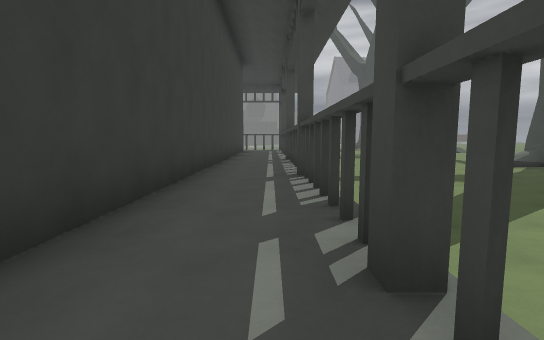
[1] (above)

20 first-person views from a walk through a Godot game level. The camera is 1.2 m above the floor, tilts 6° down and sees 85° across. The floor is counted in squares, 1.8 m on a side. Each view is taken from the middle of a square. On the plan, view 1 faces up. The plan holds only what a view shows up to about 10 squares ahead; the rest is blank. The place goes on beyond the plan. Surface patterns are stand-ins for the level's own textures.

[2]
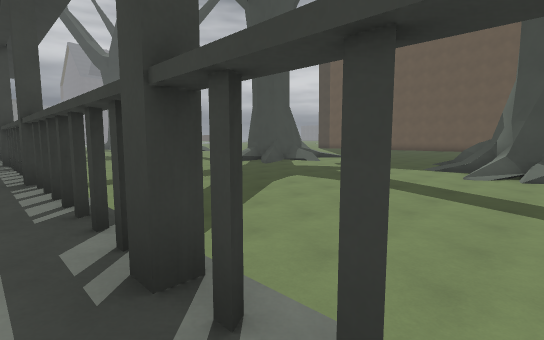

[3]
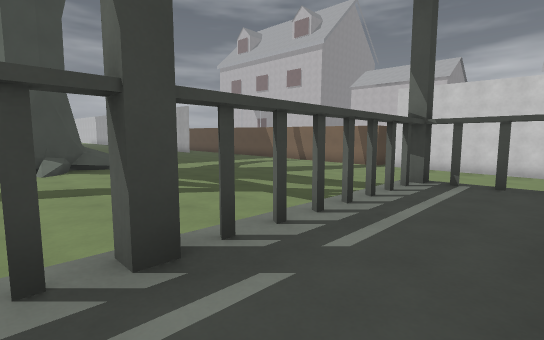

[4]
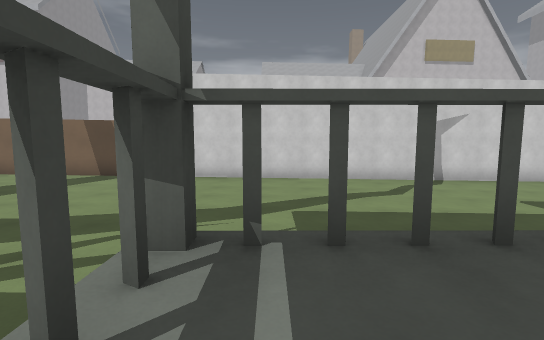

[5]
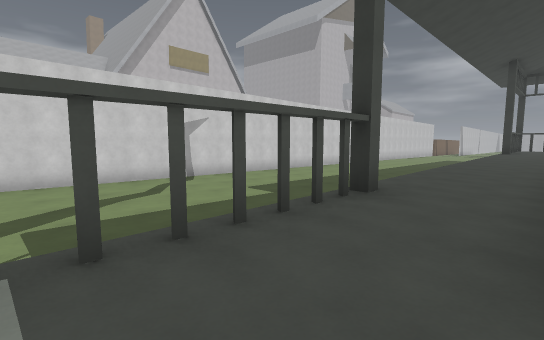

[6]
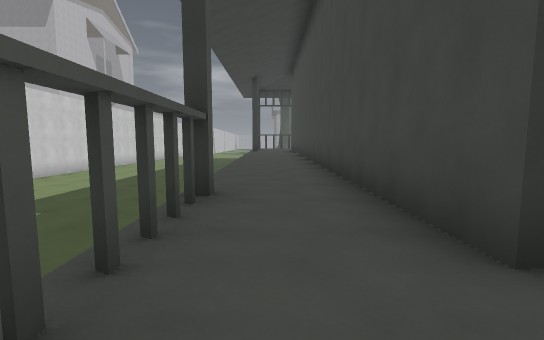

[7]
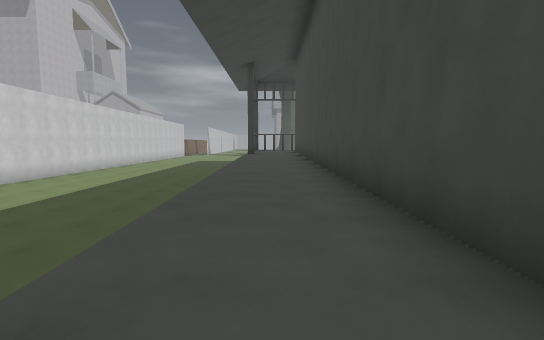

[8]
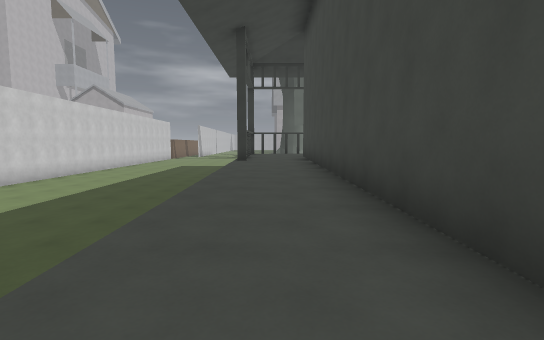

[9]
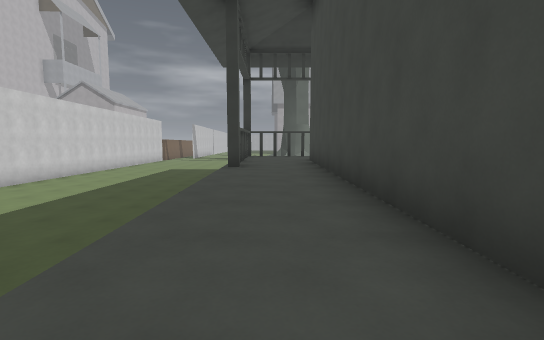

[10]
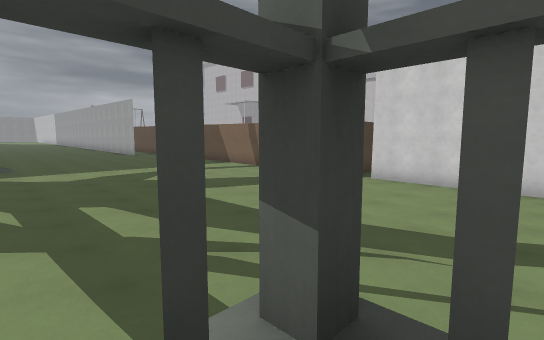

[11]
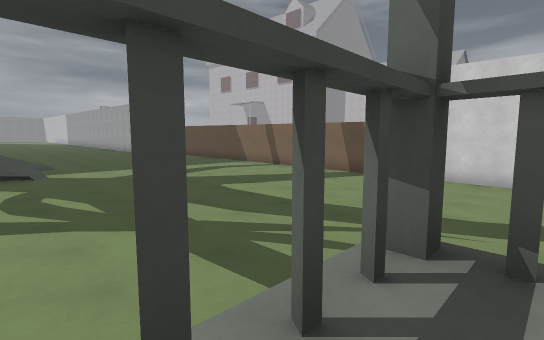

[12]
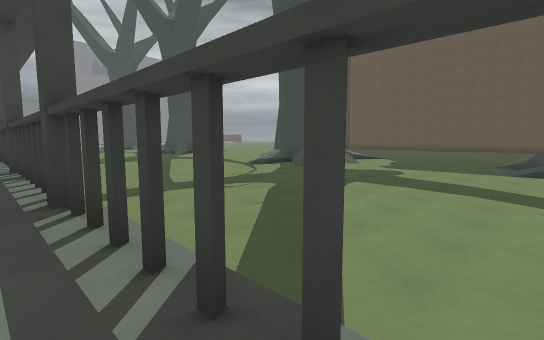

[13]
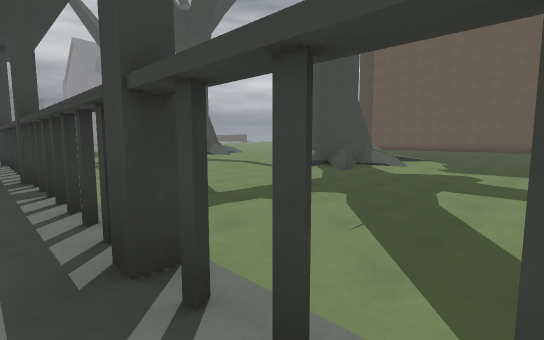

[14]
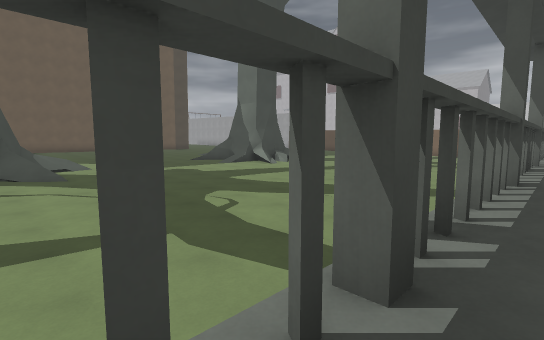

[15]
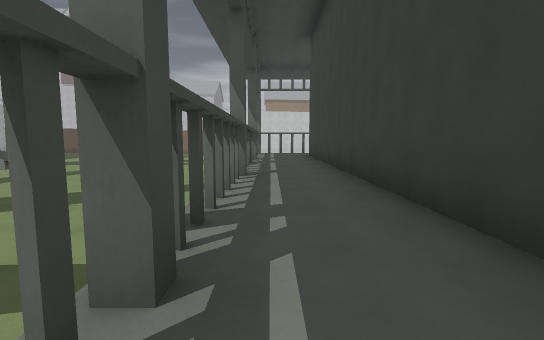

[16]
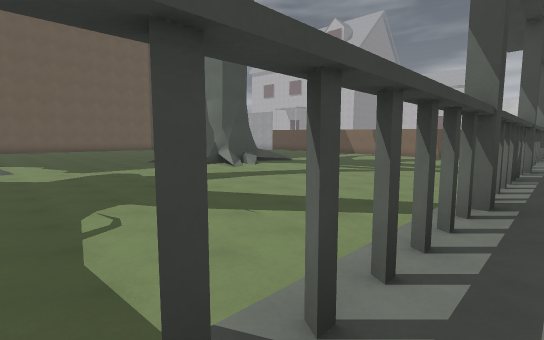

[17]
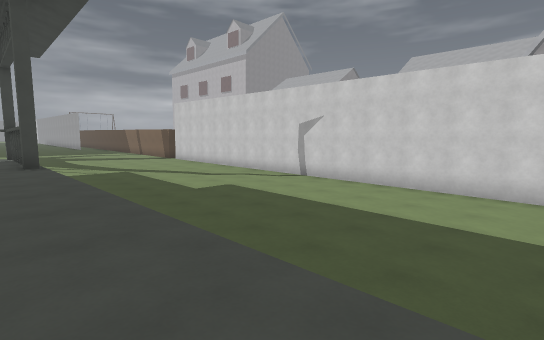

[18]
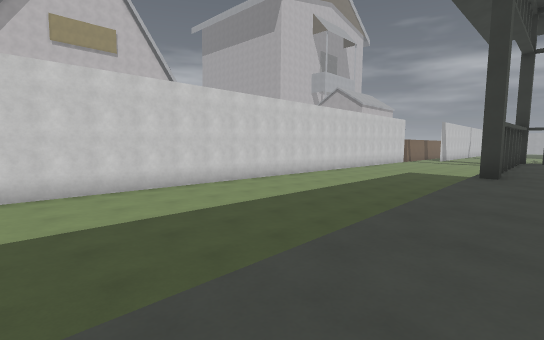

[19]
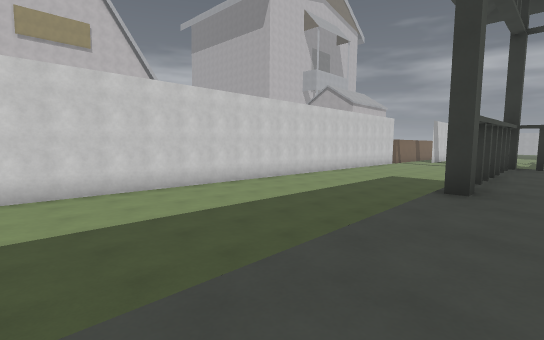

[20]
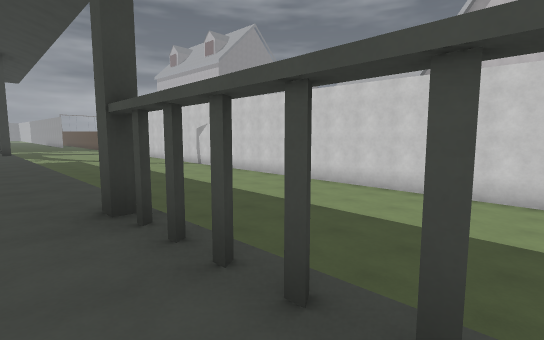

### Floor plan
Key: @ floor where view 1 was taken; # wall or solid block; . main floor; - floor 0.25 m lower than the main floor; _ floor 0.5 m lower than the main floor; : floor 0.75 m higher than the main floor; < floor 0.75 m lower than the main floor; / step, stairs or slope; = window, fence, low wall or low ledge; ^ raised ledge; v drop or lower ground.
Columns run from 19 left of view 1 to 13 right of it. Each row starts with its distance up from view 1.
 11                    :^---.....
 10                  #::^---.....=##
  9                  #::^---.......=
  8                  #::^---........
  7                  #::^---........
  6                  #::^---........
  5                  #::^---........
  4                  #::^---........
  3                  #::^---........=
  2                  #::^---......###
  1                  #::^---.....##
  0                 ##:@^---.....##
 -1 :v###############v::^---.....=##
 -2 ::::::::::::::::::::^---...../.=
 -3 ###::::::::::::=##^^#---........
 -4       _________---------........
 -5 <<<<<<<________---------.......
 -6 <<<<<<<________---------......
 -7 <<<<<<<________---------....
 -8 <<<<<<<________---------....
 -9 <<<<<<<________---------....
-10 <<< ########################
-11 ####                    #

Where each view was taken, in squares from view 1:
view 1: 0 up, 0 right, facing up
view 2: 0 up, 0 right, facing up-right
view 3: 2 up, 1 left, facing down-right
view 4: 1 down, 0 right, facing down
view 5: 1 down, 0 right, facing down-left
view 6: 2 down, 0 right, facing left
view 7: 2 down, 3 left, facing left
view 8: 2 down, 7 left, facing left
view 9: 2 down, 9 left, facing left
view 10: 2 down, 0 right, facing down-right
view 11: 1 down, 0 right, facing down-right
view 12: 2 up, 0 right, facing up-right
view 13: 4 up, 0 right, facing up-right
view 14: 11 up, 0 right, facing down-right
view 15: 11 up, 0 right, facing down
view 16: 9 up, 0 right, facing down-right
view 17: 2 down, 12 left, facing down-right
view 18: 2 down, 10 left, facing down-left
view 19: 2 down, 12 left, facing down-left
view 20: 2 down, 19 left, facing down-right
